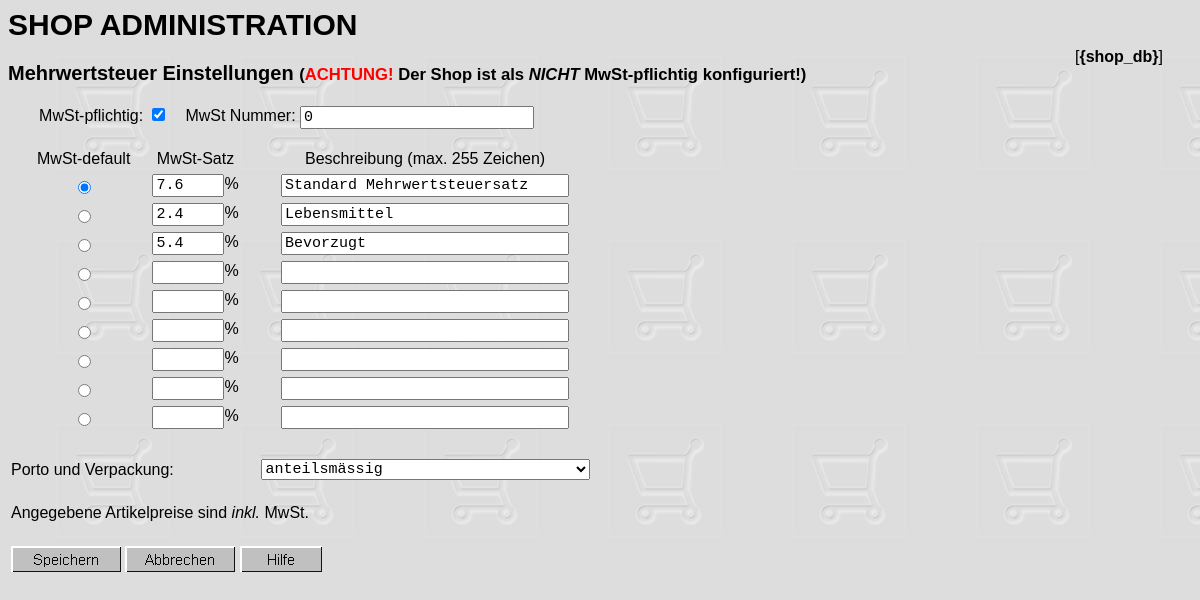
/shop/Admin/SHOP_MWST.php, run on the app's committed database.
### tables this page shows
CREATE TABLE shop_settings
(
       Setting_Nr INT NOT NULL AUTO_INCREMENT,
       MwStsatz DOUBLE NOT NULL DEFAULT 7.6,
       MwStpflichtig enum('N','Y') NOT NULL DEFAULT 'N',
       MwStNummer VARCHAR(127) NOT NULL DEFAULT 0,
       Name CHAR(48) NOT NULL DEFAULT ' {shop_db} ',
       Adresse1 CHAR(48) NOT NULL DEFAULT 'Adresse 1',
       Adresse2 CHAR(48) NOT NULL DEFAULT 'Adresse 2',
       PLZOrt CHAR(48) NOT NULL DEFAULT 'PLZ und Ort',
       Tel1 CHAR(24) NOT NULL DEFAULT 'Telefon Nummer 1',
       Tel2 CHAR(24) NOT NULL DEFAULT 'Telefon Nummer 2',
       Email VARCHAR(128) NOT NULL DEFAULT 'IhrShop@shopserver.com',
       Admin_pwd CHAR(16) NOT NULL DEFAULT 'machshop',
       Abrechnung_nach_Preis enum('N','Y') NOT NULL DEFAULT 'N',
       Abrechnung_nach_Gewicht enum('N','Y') NOT NULL DEFAULT 'N',
       Abrechnung_nach_Pauschale enum('N','Y') NOT NULL DEFAULT 'Y',
       Pauschale_text varchar(127) NOT NULL DEFAULT 'Versand- und Verpackungskosten',
       Mindermengenzuschlag enum('N','Y') NOT NULL DEFAULT 'N',
       Mindermengenzuschlag_bis_Preis DOUBLE NOT NULL DEFAULT 0.0,
       Mindermengenzuschlag_Aufpreis DOUBLE NOT NULL DEFAULT 0.0,
       keineVersandkostenmehr enum('N','Y') NOT NULL DEFAULT 'N',
       keineVersandkostenmehr_ab DOUBLE NOT NULL DEFAULT 0.0,
       anzahl_Versandkostenintervalle INT NOT NULL DEFAULT 5,
       Rechnung enum('N','Y') NOT NULL DEFAULT 'Y',
       Lastschrift enum('N','Y') NOT NULL DEFAULT 'Y',
       Nachnahme enum('N','Y') NOT NULL DEFAULT 'Y',
       Vorauskasse enum('N','Y') NOT NULL DEFAULT 'Y',
       Kreditkarten_Postcard enum('N','Y') NOT NULL DEFAULT 'N',
       Nachnamebetrag DOUBLE NOT NULL DEFAULT 0.0,
       Kontoinformation VARCHAR(255) NOT NULL DEFAULT 'Einzahlungen bitte auf unser Postkonto PC 00-000000-0',
       Waehrung CHAR(6) NOT NULL DEFAULT 'CHF',
       ShopVersion CHAR(56) NOT NULL DEFAULT 'Januar 2007, Version v.1.4.010',
       Gewichts_Masseinheit CHAR(16) NOT NULL DEFAULT 'kg',
       Thumbnail_Breite INT NOT NULL DEFAULT 100,
       AGB TEXT,  
       TLS_value enum('N','Y') NOT NULL DEFAULT 'N',  
       Bestellungsmanagement enum('N','Y') NOT NULL DEFAULT 'Y',   
       SuchInkrement INT NOT NULL DEFAULT 10,
       max_session_time BIGINT,  
       Opt_inc INT NOT NULL DEFAULT 3,
       Var_inc INT NOT NULL DEFAULT 3,
       Opt_anz INT NOT NULL DEFAULT 5,
       Var_anz INT NOT NULL DEFAULT 5,
       Vargruppen_anz INT(11) NOT NULL DEFAULT 3,
       Eingabefelder_anz INT(11) NOT NULL DEFAULT 0,
       Gesamtpreis_runden enum('N','Y') NOT NULL DEFAULT 'N',
       ArtikelSuchInkrement INT NOT NULL DEFAULT -1,
       Sortieren_nach VARCHAR(128) DEFAULT 'a.Name' NOT NULL,
       Sortiermethode enum('ASC','DESC') DEFAULT 'ASC' NOT NULL,
       Zahl_thousend_sep char(2) NOT NULL DEFAULT '''',
       Zahl_decimal_sep char(2) NOT NULL DEFAULT '.',
       Zahl_nachkomma tinyint(3) NOT NULL DEFAULT '2',
       Haendlermodus ENUM('Y','N') NOT NULL DEFAULT 'N',
       Haendler_login_text TEXT,  
       tell_a_friend ENUM('Y','N') NOT NULL DEFAULT 'N',
       tell_a_friend_bcc VARCHAR(255) DEFAULT '' NOT NULL,
       my_account ENUM('Y','N') NOT NULL DEFAULT 'N',
       check_user_country ENUM('Y','N') NOT NULL DEFAULT 'N',
       PRIMARY KEY (Setting_Nr),
       UNIQUE UC_Setting_Nr (Setting_Nr)
);

CREATE TABLE mehrwertsteuer
(
       Mehrwertsteuer_ID INT NOT NULL AUTO_INCREMENT,
       MwSt_Satz DOUBLE NOT NULL default '0.0',
       MwSt_default_Satz enum('N','Y') NOT NULL DEFAULT 'N',
       Preise_inkl_MwSt enum('N','Y') NOT NULL DEFAULT 'Y',
       Beschreibung VARCHAR(255) NOT NULL,
       Positions_Nr INT NOT NULL,
       PRIMARY KEY (Mehrwertsteuer_ID),
       UNIQUE UC_Positions_Nr (Positions_Nr)
);

### shop/Admin/SHOP_MWST.php (the view, shortened to what the rows shown need)
<?php
  extract($_GET);
  extract($_POST);
  extract($_SERVER);
  $anzahl_mwstsettings = 10;
?>
<HTML>
    <HEAD>
    </HEAD>
    <BODY>
<?php
  if ($darstellen == 10){
    $array_of_mwstsettings = array();
    $MwSt_default_wurde_vergeben = false;
    $min_ein_Setting_vorhanden = false;
    for ($counter = 0; $counter < $anzahl_mwstsettings; $counter++) {
        $myMwSt = new MwSt();
        $myMwSt->MwSt_Satz = $HTTP_POST_VARS["MwSt_Satz$counter"];
        $myMwSt->MwSt_default_Satz = $HTTP_POST_VARS["MwSt_default_Satz"];
        $myMwSt->Beschreibung = $HTTP_POST_VARS["Beschreibung$counter"];
        $myMwSt->Preise_inkl_MwSt = $HTTP_POST_VARS["Preise_inkl_MwSt$counter"];
        $myMwSt->Mehrwertsteuer_ID = $HTTP_POST_VARS["Mehrwertsteuer_ID$counter"];
        $myMwSt->Positions_Nr = $HTTP_POST_VARS["Positions_Nr$counter"];
        if ($myMwSt->Preise_inkl_MwSt == "on") {
            $myMwSt->Preise_inkl_MwSt = "Y";
        }
        elseif ($myMwSt->Preise_inkl_MwSt == "") {
            $myMwSt->Preise_inkl_MwSt = "N";
        }
        if ($myMwSt->MwSt_default_Satz == "MwSt_default_Satz$counter") {
            $myMwSt->MwSt_default_Satz = "Y";
            if ($myMwSt->MwSt_Satz != "") {$MwSt_default_wurde_vergeben = true;}
        }
        else {
            $myMwSt->MwSt_default_Satz = "N";
        }
        $array_of_mwstsettings[] = $myMwSt;
        if ($myMwSt->MwSt_Satz != "") {
            $min_ein_Setting_vorhanden = true;
        }
    }
    if ($min_ein_Setting_vorhanden == false) {
?>        <table border='0' cellpadding='0' cellspacing='0' width ='100%'>
            <tr>
                <td>
                    <h1>SHOP ADMINISTRATION</h1>
                    <h3>Sie m&uuml;ssen mindestens <i>einen</i> Mehrwertsteuersatz definieren!<BR></h3>
                    <a href='./SHOP_MWST.php' title='Abbrechen'>
                        <img src='../Buttons/bt_zurueck_admin.gif' border='0' align='absmiddle' alt='Abbruch wegen leeren Intervallen'></a>
                </td>
            </tr>
          </table>
        </BODY>
      </HTML>
<?php
      exit;
    }
    $achtung = false;
    if ($MwSt_default_wurde_vergeben == false) {
        $noch_nicht_fertig = true;
        $zaehler = 0;
        while ($noch_nicht_fertig) {
            if ($array_of_mwstsettings[$zaehler]->MwSt_Satz != "" && $array_of_mwstsettings[$zaehler]->Beschreibung != "Porto und Verpackung") {
                $array_of_mwstsettings[$zaehler]->MwSt_default_Satz = "Y";
                $noch_nicht_fertig = false;
            }
            $zaehler = $zaehler + 1;
        }
        $achtung = true;
    }
    $Nr_setting = true;
    if ($HTTP_POST_VARS["MwStpflichtig"] == "") {$MwStNummer = "0";} else {$MwStNummer = $HTTP_POST_VARS["MwStNummer"];}
    if (!setmwstnr($MwStNummer)) {
        $Nr_setting = false;
    }
    $oldmwst_array = getmwstsettings();
    $todo_array = array();
    foreach ($oldmwst_array as $oldvalue) {
        $found_flag = false;
        foreach ($array_of_mwstsettings as $newvalue) {
            if (($oldvalue->MwSt_Satz == $newvalue->MwSt_Satz && $newvalue->MwSt_Satz != "") || ($oldvalue->Beschreibung == "Porto und Verpackung")) {
                $found_flag = true;
                break;
            }
        }
        if ($found_flag == false) {
            $todo_array[] = $oldvalue->MwSt_Satz;
        }
    }
    foreach ($array_of_mwstsettings as $newvalue) {
        if ($newvalue->MwSt_default_Satz == "Y" && $newvalue->MwSt_Satz != "") {
            $newdefault_satz = $newvalue->MwSt_Satz;
        }
    }
    $update_flag = false;
    if (count($todo_array) > 0) {
        foreach ($todo_array as $alt_mwst) {
            updatewithmwst($alt_mwst, $newdefault_satz);
            $update_flag = true;
        }
    }
    if(setmwstsettings($array_of_mwstsettings) || $Nr_setting == false) {
        if ($MwStNummer == "" || $MwStNummer == "0") {
?>
                <table border='0' cellpadding='0' cellspacing='0' width ='100%'>
                  <tr>
                    <td>
                        <p><h1><b>SHOP ADMINISTRATION</b></h1></p>
                        <h4>Das Speichern aller MwSt-Einstellungen war erfolgreich!</h4>
                        Es wurde festgestellt dass der Shop nicht mehr MwSt-pflichtig ist (MwSt-Nummer = 0 oder leer, MwSt-Management wird nicht mehr angezeigt).
                        Sie k&ouml;nnen das MwSt-Management wieder einschalten, wenn sie den Shop in den <a href='./SHOP_SETTINGS.php'>Allgemeinen Shopeinstellungen</a> als MwSt-pflichtig angeben.<br><br>
                        <small>(Zur&uuml;ck zum Hauptmen&uuml;)</small><br>
                        <a href='./Shop_Einstellungen_Menu_1.php'><IMG src='../Buttons/bt_weiter_admin.gif' border='0'alt='Weiter'></a>
                    </td>
                  </tr>
                </table>
              </BODY>
            </HTML>
<?php
            exit;
        }
?>
        <table border='0' cellpadding='0' cellspacing='0' width ='100%'>
            <tr>
                <td>
                    <p><h1><b>SHOP ADMINISTRATION</b></h1></p>
                    <h4>Das Speichern aller MwSt-Einstellungen war erfolgreich!<br>
                    <?php if ($achtung) {echo "<br><i>ACHTUNG: Sie haben keinen MwSt default Satz gew&auml;hlt, es wurde der erste MwSt-Satz als default markiert!</i><br>";}?>
                    <?php if ($update_flag) {echo "<br><i>ACHTUNG: Die MwSt-S&auml;tze aller Haupt-/Unterkategorien und ihren Artikeln mit<br>einem gel&ouml;schten MwSt-Satz wurden mit dem Standard-MwSt-Satz von $newdefault_satz% upgedated!</i><br>";}?>
                    </h4>Sie sollten die ver&auml;nderten MwSt-S&auml;tze jetzt den Kategorien und deren Artikel zuweisen.<br><br>
                    <a href='./Shop_Einstellungen_Menu_MwSt.php'><IMG src='../Buttons/bt_weiter_admin.gif' border='0'alt='Weiter'></a>
                </td>
            </tr>
        </table>
      </BODY>
    </HTML>
<?php
    }
    else {
?>      <table border='0' cellpadding='0' cellspacing='0' width ='100%'>
            <tr>
                <td>
                    <h1>SHOP ADMINISTRATION</h1>
                    <h3>Es trat ein Fehler beim Speichern der MwSt-Einstellungen auf!</h3>
                    <?php if ($Nr_setting == false) {echo "Die MwSt-Nummer konnte nicht gespeichert werden!<br><br>";} ?>
                    <a href='./SHOP_MWST.php' title='Abbrechen'>
                        <img src='../Buttons/bt_abbrechen_admin.gif' border='0' align='absmiddle' alt='Abbruch wegen Fehler'></a>
                </td>
            </tr>
        </table>
      </BODY>
    </HTML>
<?php
    }
  }
  else {
      $array_of_mwstsettings = getmwstsettings();
?>
        <form action='./SHOP_MWST.php' method="post" name="Formular" title="MwSt-Saetze definieren und Kategorien zuordnen" onSubmit="return chkFormular()">
        <table border='0' cellpadding='0' cellspacing='0' width ='100%'>
            <tr>
                <td>
                    <h1>SHOP ADMINISTRATION</h1>
                    <h3>Mehrwertsteuer Einstellungen
<?php
      if (getmwstnr() == "0") {
          echo "<small>  (<font color=\"#ff0000\">ACHTUNG!</font> Der Shop ist als <i>NICHT</i> MwSt-pflichtig konfiguriert!)</small>";
      }
?>
                    </h3>
                </td>
                <td>
                </td>
<?php           echo "<td align = 'left'>\n";
                    echo "[<B>".getShopname()."</B>";
                    $mwstnummer = getmwstnr();
                    if ($mwstnummer != "0") {echo " MwSt-Nummer=$mwstnummer"; $MwStpflichtig ="Y";} else {$MwStpflichtig ="N";}
                    echo "]\n";
                echo "</td>\n";
          echo "</tr>\n";
        echo "</table>\n";
        echo "<div class=\"content\">&nbsp;&nbsp;&nbsp;&nbsp;&nbsp;&nbsp;&nbsp;MwSt-pflichtig: <input type=\"checkbox\" checked value=\"$MwStpflichtig\" name=\"MwStpflichtig\">\n";
        echo "&nbsp;&nbsp;&nbsp;MwSt Nummer: <input type=\"text\" name=\"MwStNummer\" size=\"24\" value=\"$mwstnummer\"><br><br></div>";
?>
        <table border='0' cellpadding='3' cellspacing='0'>
           <tr>
               <td width="20">
               </td>
               <td>
                 <center>MwSt-default</center>
               </td>
               <td width="10">
               </td>
               <td>
                 <center>MwSt-Satz</center>
               </td>
               <td width="10">
               </td>
               <td>
                 <center>Beschreibung (max. 255 Zeichen)</center>
               </td>
           </tr>
<?php
                for($i = 0; $i < $anzahl_mwstsettings; $i++) {
                    if ($array_of_mwstsettings[$i]->Beschreibung != "Porto und Verpackung") {
                        echo "<tr>\n<td width=\"20\">\n&nbsp;</td>\n<td>\n";
                        echo "<center>";
                        echo "<input type=\"radio\" value=\"MwSt_default_Satz$i\" name=\"MwSt_default_Satz\"";
                        if ($array_of_mwstsettings[$i]->MwSt_default_Satz == "Y") {
                            echo " checked";
                        }
                        echo ">";
                        echo "</center>\n";
                        echo "</td>\n<td width=\"10\">\n&nbsp;</td>\n<td>\n";
                        echo "  <input type=\"text\" value=\"".$array_of_mwstsettings[$i]->MwSt_Satz."\" name=\"MwSt_Satz$i\" size=\"6\">%\n";
                        echo "</td>\n<td width=\"10\">\n&nbsp;</td>\n<td>\n";
                        echo "<center>";
                        echo "  <input type=\"text\" value=\"".$array_of_mwstsettings[$i]->Beschreibung."\" name=\"Beschreibung$i\" size=\"30\">\n";
                        echo "</center>";
                        echo "</td>\n<td>\n";
                        echo "</tr>\n";
                    }
                    else {
                        $Porto_ID = $i;
                    }
                }
                echo "<tr>\n<td colspan=\"6\">\n&nbsp;</td>\n</tr>\n";
                echo "<tr>\n<td colspan=\"5\">\n";
                echo $array_of_mwstsettings[$Porto_ID]->Beschreibung.":\n";
                echo "</td>\n<td>\n";
                echo "<select name=\"MwSt_Satz$Porto_ID\" size=\"1\">\n";
                echo "<option value=\"-1\"";
                if ($array_of_mwstsettings[$Porto_ID]->MwSt_Satz == -1) { echo " selected "; }
                echo ">anteilsm&auml;ssig</option>\n";
                echo "</select>\n";
                echo "</td>\n";
                echo "</tr>\n";
                echo "<tr>\n<td colspan=\"6\">\n<BR>\n";
                echo "Angegebene Artikelpreise sind ";
                if ($array_of_mwstsettings[0]->Preise_inkl_MwSt == "Y") {
                    echo "<i>inkl.</i>";
                }
                else {
                    echo "<i>exkl.</i>";
                }
                echo " MwSt.<BR><BR>\n</td>\n</tr>\n";
?>
        </table>
        <table border="0">
            <tr>
              <td valign=middle>
                <input type=image src="../Buttons/bt_speichern_admin.gif" border="0">
                <a href='./Shop_Einstellungen_Menu_MwSt.php' title='Abbrechen'>
                  <img src='../Buttons/bt_abbrechen_admin.gif' border='0' alt='Abbrechen'></a>
                <a href="javascript:popUp('ADMIN_HILFE.php?Hilfe_ID=Shop_MwSt')">
                  <img src='../Buttons/bt_hilfe_admin.gif' border='0' alt='Hilfe'></a>
              </td>
            </tr>
        </table>
        </form>
<?php
  }
echo "    </BODY>";
echo "</HTML>";
?>

### data on the page
shop_settings: Name "{shop_db}", MwStNummer "0"
mehrwertsteuer: MwSt_default_Satz "☑", MwSt_Satz "7.6", Beschreibung "Standard Mehrwertsteuersatz"
mehrwertsteuer: MwSt_Satz "2.4", Beschreibung "Lebensmittel"
mehrwertsteuer: MwSt_Satz "5.4", Beschreibung "Bevorzugt"
mehrwertsteuer: Beschreibung "Porto und Verpackung", MwSt_Satz "anteilsmässig"
